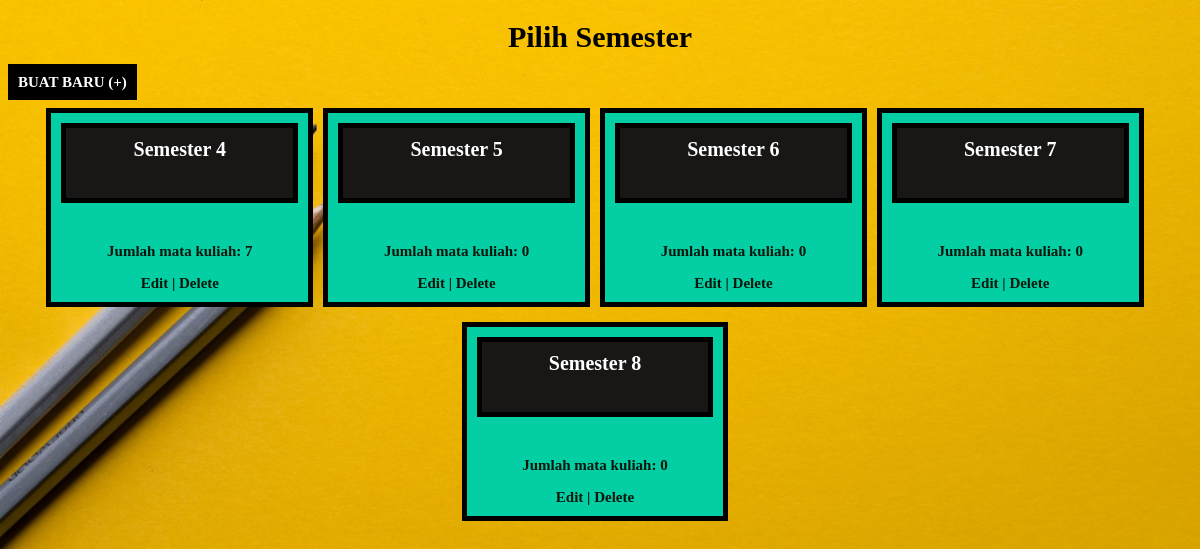
The page / on the database its author committed.
### tables this page shows
CREATE TABLE `semester` (
  `id_semester` int(11) NOT NULL,
  `semester` int(1) NOT NULL
);

### tampil/tampil_smt.php (called while the page is built)
<?php
	include "koneksi.php";
	$tampil_smt = mysqli_query($koneksi, "SELECT * FROM semester ORDER BY semester");
	$banyak_smt = mysqli_num_rows($tampil_smt);
 ?>

### functions.php (called while the page is built, shortened)
<?php
include "koneksi.php";
function hitung_jumlah_matkul($id_semester){
	global $koneksi;
	$query = mysqli_query($koneksi, "SELECT * FROM mata_kuliah WHERE id_semester = $id_semester");
	$jumlah_matkul = mysqli_num_rows($query);
	return $jumlah_matkul;
}
 ?>

### index.php (the view, shortened to what this page needs)
<?php
	include "tampil/tampil_smt.php";
	include "functions.php";
 ?>
<!DOCTYPE html>
<html>
<head>
	<link rel="stylesheet" type="text/css" href="css/style.css">
</head>
<body>
	<h1>Pilih Semester</h1>
	<a href="index.php?buat_baru" class="tombol">BUAT BARU (+)</a>
	<br><br>
	<div class="bungkus_kotak">
	<?php if ($banyak_smt > 0): ?>
		<?php while($data = mysqli_fetch_assoc($tampil_smt)) { ?>
			<a href="hlm_matkul.php?id_semester=<?php echo $data['id_semester'] ?>">
				<div class="kotak">
					<p class="judul_kotak">Semester <?php echo $data['semester'] ?></p>
					<p>Jumlah mata kuliah: <?php echo hitung_jumlah_matkul($data['id_semester']) ?></p>
					<a href="index.php?id_semester=<?php echo $data['id_semester'] ?>&buat_baru">Edit | </a>
					<a href="hapus/hapus_smt.php?id_semester=<?php echo $data['id_semester'] ?>" onclick="return confirm('Yakin ingin menghapus data ini?');">Delete</a>
				</div>
			</a>
		<?php } ?>
	<?php else: ?>
		<h3>Belum Ada Semester</h3>
	<?php endif ?>
	</div>
</body>
</html>

### css/style.css (style rules this page uses)
body { background-image: url('../gambar/joanna-kosinska-1_CMoFsPfso-unsplash.jpg'); background-size: cover; font-family: verdana; font-size: 15px; }
h1, h2, h3 { text-align: center; }
.bungkus_kotak { display: flex; flex-flow: row wrap; justify-content: center; }
.kotak { width: 20%; background-color: #03CEA4; border: 5px solid black; margin-right: 10px; margin-bottom: 15px; padding: 10px; text-align: center; min-height: 150px; }
.judul_kotak { position: relative; bottom: 20px; border: 5px solid black; padding: 10px; background-color: #191716; font-size: 20px; font-weight: bold; text-decoration: none; min-height: 50px; color: white; }
.kotak>a { font-weight: bold; text-decoration: none; color: #0D160B; }
.kotak p { word-wrap: break-word; }
.tombol { background-color: black; color: white; padding: 10px; font-size: 15px; font-weight: bold; text-decoration: none; }

### rows shown on the page
semester: semester "4", id_semester "7"
semester: semester "5", id_semester "0"
semester: semester "6", id_semester "0"
semester: semester "7", id_semester "0"
semester: semester "8", id_semester "0"
